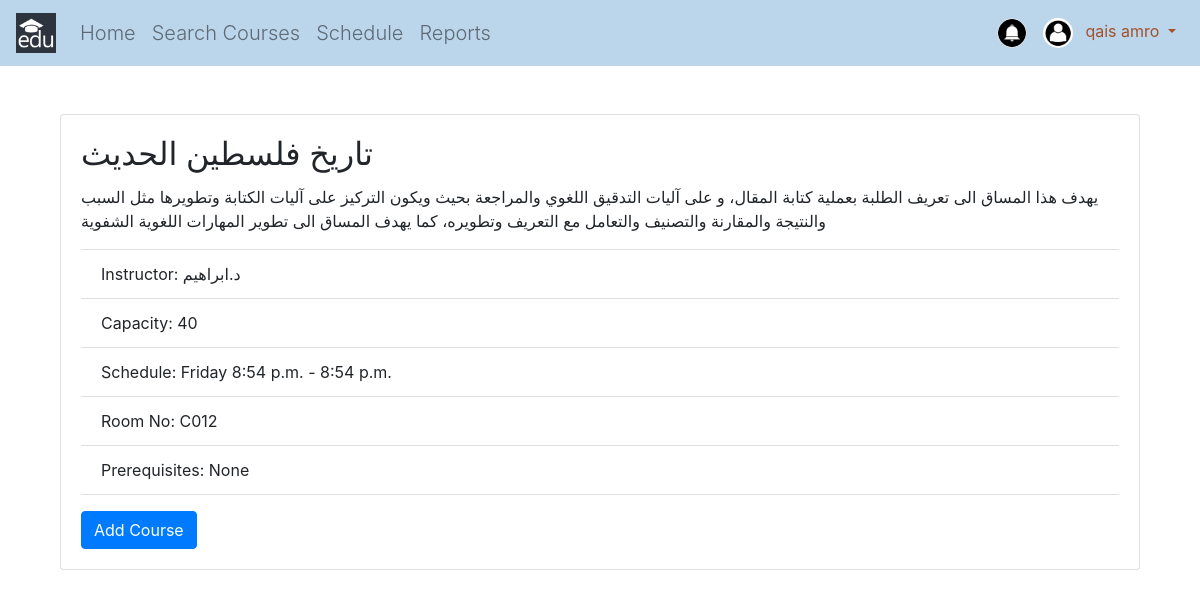
The app's page /course/7/ (signed in) with its own data.
### registration/models.py (models this page shows, shortened)
class Course(models.Model):
    code = models.CharField(max_length=10, unique=True)
    name = models.CharField(max_length=100)
    description = models.TextField()
    instructor = models.CharField(max_length=100)
    capacity = models.IntegerField()
    schedule = models.ForeignKey('CourseSchedule', on_delete=models.CASCADE)

class CourseSchedule(models.Model):
    user = models.ForeignKey(User, on_delete=models.CASCADE)
    days = models.CharField(max_length=20)
    start_time = models.TimeField()
    end_time = models.TimeField()
    room_no = models.CharField(max_length=20)

### registration/views.py (the view)
# urls.py: path('course/<int:course_id>/', views.view_course_details, name='view_course_details'),
@login_required
def view_course_details(request, course_id):
    course = get_object_or_404(Course, id=course_id)
    return render(request, 'registration/course_details.html', {'course': course})

### templates/registration/course_details.html (shortened to what this page needs)
{% extends "base.html" %}
{% block content %}
<div class="container mt-5">
    <div class="card">
        <div class="card-body">
            <h2 class="card-title">{{ course.name }}</h2>
            <p class="card-text">{{ course.description }}</p>
            <ul class="list-group list-group-flush">
                <li class="list-group-item">Instructor: {{ course.instructor }}</li>
                <li class="list-group-item">Capacity: {{ course.capacity }}</li>
                <li class="list-group-item">Schedule: {{ course.schedule.days }} {{ course.schedule.start_time }} - {{ course.schedule.end_time }}</li>
                <li class="list-group-item">Room No: {{ course.schedule.room_no }}</li>
                <li class="list-group-item">Prerequisites:
                    {% if course.prerequisites.exists %}
                        {% for prereq in course.prerequisites.all %}
                            {{ prereq.prerequisite_course.name }}
                            {% if not forloop.last %}, {% endif %}
                        {% endfor %}
                    {% else %}
                        None
                    {% endif %}
                </li>
            </ul>
            <form method="post" action="{% url 'add_course' course_id=course.id %}">
                <input type="submit" value="Add Course" class="btn btn-primary mt-3">
            </form>
        </div>
    </div>
</div>
{% endblock %}

### templates/base.html (shortened to what this page needs)
{% load static %}
<!DOCTYPE html>
<html>
<head>
    <link rel="stylesheet" href="https://maxcdn.bootstrapcdn.com/bootstrap/4.0.0/css/bootstrap.min.css">
</head>
<body style="padding-bottom: 60px;">
  <nav class="navbar navbar-expand-lg navbar-light" style="background-color: rgb(187, 213, 235);">
    <a class="navbar-brand" href="{% url 'home' %}">
        <img src="{% static 'images/logo.jpg' %}" alt="Logo" style="height: 40px;">
    </a>
    <div class="collapse navbar-collapse" id="navbarSupportedContent">
      <ul class="navbar-nav mr-auto">
          <li class="nav-item">
              <a class="nav-link lead" href="{% url 'home' %}">Home</a>
          </li>
          {% if user.is_authenticated %}
          <li class="nav-item">
              <a class="nav-link lead" href="{% url 'search_courses' %}">Search Courses</a>
          </li>
          <li class="nav-item">
              <a class="nav-link lead" href="{% url 'view_schedule' %}">Schedule</a>
          </li>
          <li class="nav-item">
              <a class="nav-link lead" href="{% url 'course_reports' %}">Reports</a>
          </li>
          {% endif %}
      </ul>
    </div>
        <div class="navbar-nav ml-auto">
          {% if user.is_authenticated %}
          <div class="d-flex flex-column flex-lg-row align-items-center">
              <a href="{% url 'notification' %}" class="rounded-circle border mr-2" style="width: 30px; height: 30px; overflow: hidden;">
                  <img src="{% static 'images/notification.jpg' %}" alt="Notification" style="width: 100%; height: 100%; object-fit: cover;">
              </a>
              <div class="nav-item dropdown">
                  <a class="nav-link dropdown-toggle" href="#" id="navbarDropdown" role="button" data-toggle="dropdown" aria-haspopup="true" aria-expanded="false" style="color: sienna;">
                      <img src="{% static 'images/user.jpg' %}" alt="User Image" class="rounded-circle mr-2" style="width: 30px; height: 30px;">
                      {{ user.first_name }} {{ user.last_name }}
                  </a>
              </div>
          </div>
          {% else %}
          <div class="d-flex flex-column flex-lg-row align-items-center">
              <a class="nav-item nav-link lead" style="color: rgb(68, 68, 68);" href="{% url 'login' %}">Login</a>
              <a class="nav-item nav-link lead" style="color: rgb(68, 68, 68);" href="{% url 'register' %}">Register</a>
          </div>
          {% endif %}
      </div>
</nav>
<div class="container" style="padding-bottom: 60px;">
    {% block content %}{% endblock %}
</div>
</body>
</html>

### records on screen
Course: name "تاريخ فلسطين الحديث", description "يهدف هذا المساق الى تعريف الطلبة بعملية كتابة المقال، و على آليات التدقيق اللغوي والمراجعة بحيث ويكون التركيز على آليات الكتابة وتطويرها مثل السبب والنتيجة والمقارنة والتصنيف والتعامل مع التعريف وتطويره، كما يهدف المساق الى تطوير المهارات اللغوية الشفوية", instructor "د.ابراهيم", capacity "40", schedule.days "Friday", schedule.start_time "8:54 p.m.", schedule.end_time "8:54 p.m.", schedule.room_no "C012"

### other values on screen
{{ user.first_name }} "qais"
{{ user.last_name }} "amro"
